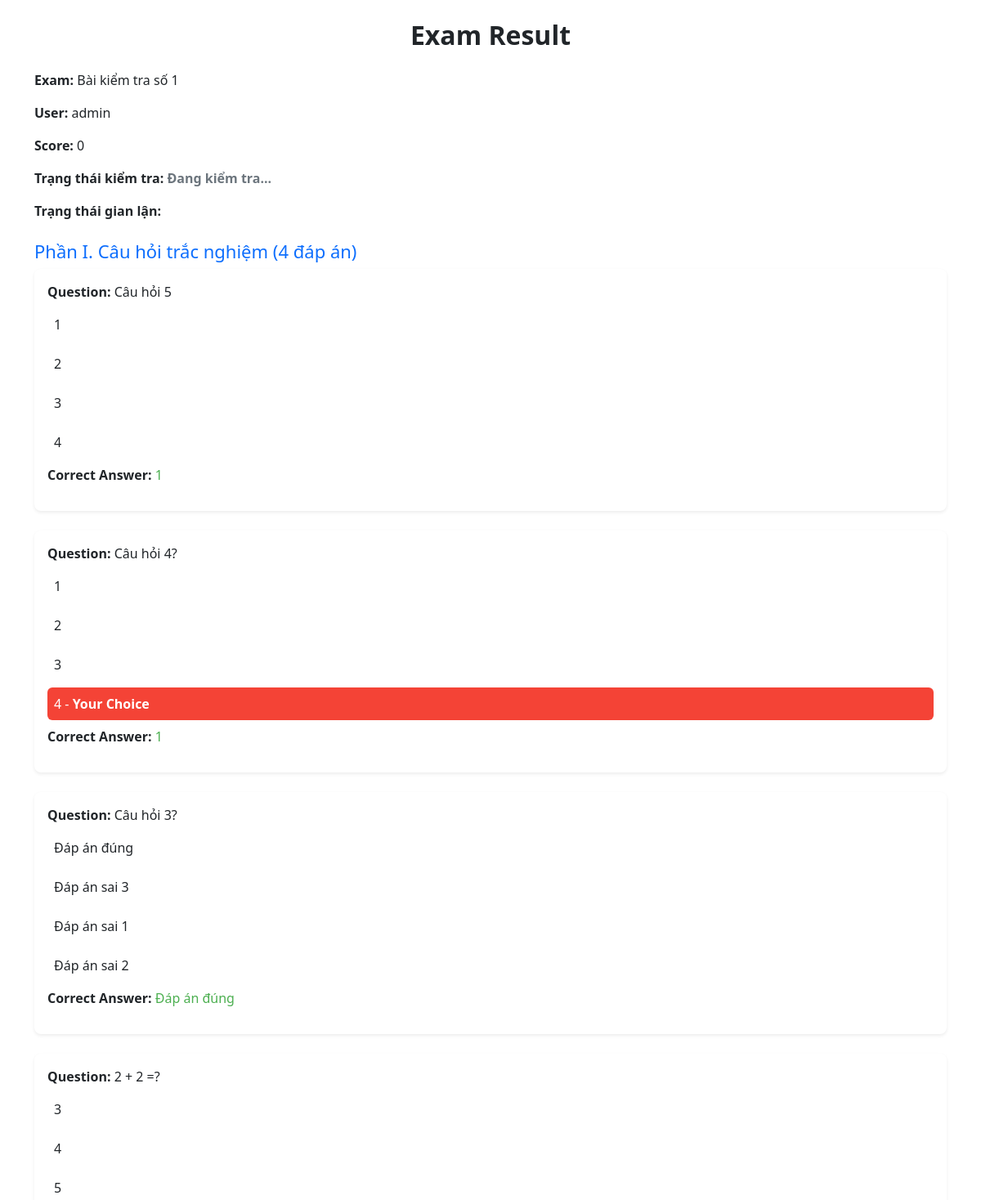
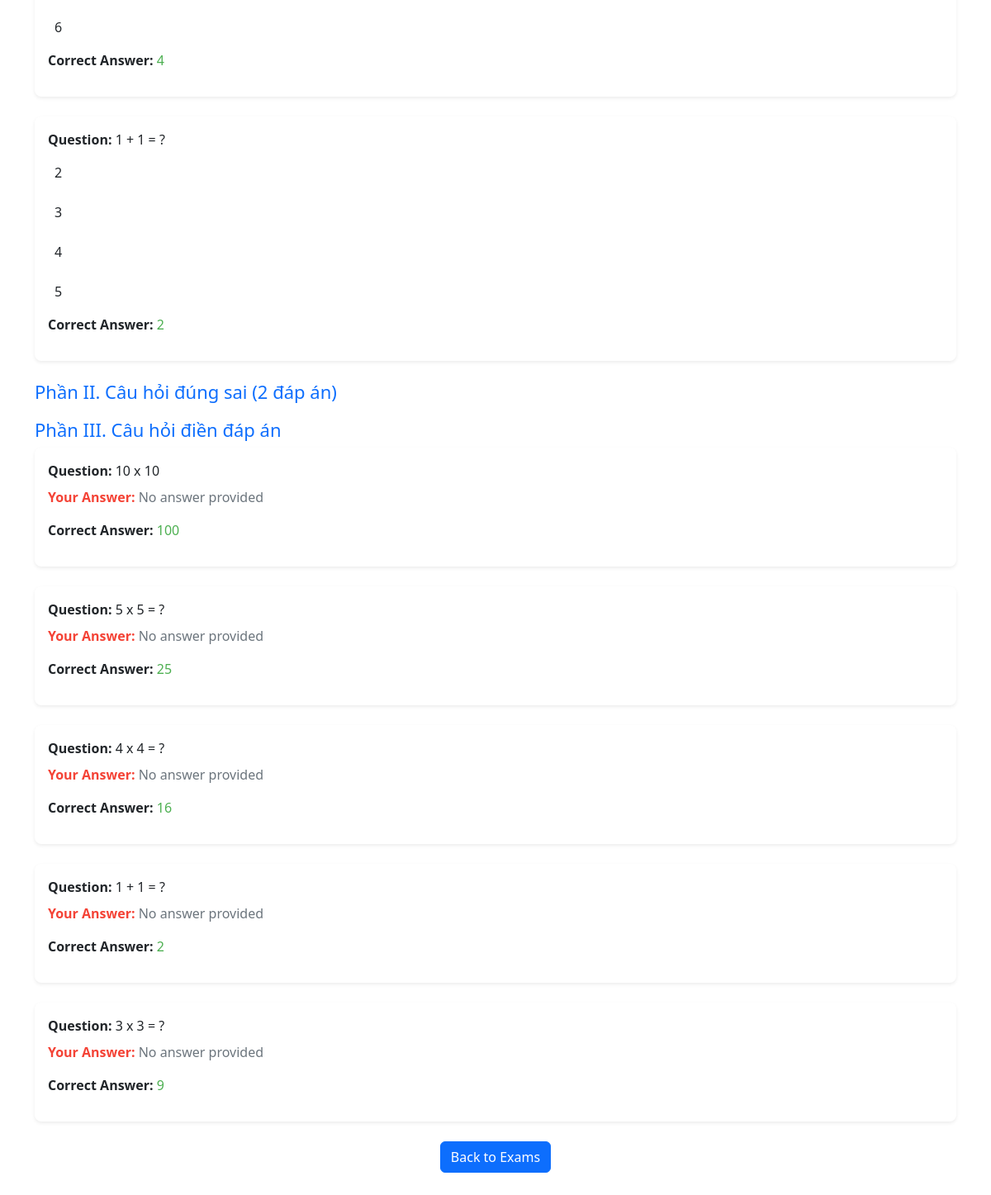
Page /result/44 (signed in) on the committed database (2 pictures, top to bottom).
### quiz/models/quiz.py (models this page shows, shortened)
class CommonAbstract(models.Model):
    created_at = models.DateTimeField(editable=False, null=True, blank=True, verbose_name='Thời điểm tạo')
    updated_at = models.DateTimeField(auto_now_add=True, verbose_name='Thời điểm cập nhật')
    class Meta:
        ordering = ('-created_at',)
        abstract = True

class Result(CommonAbstract):
    id = models.AutoField(auto_created=True, primary_key=True, serialize=False, verbose_name='ID')
    user = models.ForeignKey(CustomUser, on_delete=models.SET_NULL, null=True, verbose_name='Người thực hiện')
    exam = models.ForeignKey(Exam, on_delete=models.SET_NULL, null=True, verbose_name='Bài thi')
    score = models.IntegerField(default=0, verbose_name='Điểm số')
    is_cheat = models.BooleanField(default=False, verbose_name='Trạng thái gian lận')
    is_done = models.BooleanField(default=False, verbose_name='Kiểm tra gian lận hoàn thành')
    reason = models.CharField(max_length=255, default='', verbose_name='Lý do phát hiện gian lận')
    class Meta:
        ordering = ('-created_at',)
        verbose_name = 'Kết quả thi'
        verbose_name_plural = 'Kết quả thi'
        db_table = 'results'

class Exam(CommonAbstract):
    id = models.AutoField(auto_created=True, primary_key=True, serialize=False, verbose_name='ID')
    title = models.CharField(max_length=255, verbose_name='Tên bài kiểm tra')
    room_name = models.CharField(max_length=255, verbose_name='Tên phòng thi')
    start_time = models.DateTimeField(verbose_name='Thời gian bắt đầu')
    finish_time = models.DateTimeField(verbose_name='Thời gian kết thúc')
    time_todo = models.IntegerField(default=15, verbose_name='Thời gian làm bài (phút)')
    room_code = models.CharField(max_length=15, unique=True, verbose_name='Mã phòng thi')
    created_by = models.CharField(max_length=255, verbose_name='Người tạo')
    class Meta:
        ordering = ('-created_at',)
        verbose_name = 'QL Bài kiểm tra'
        verbose_name_plural = 'QL Bài kiểm tra'
        db_table = 'exams'

class ResultDetail(CommonAbstract):
    id = models.AutoField(auto_created=True, primary_key=True, serialize=False, verbose_name='ID')
    result = models.ForeignKey(Result, on_delete=models.CASCADE, verbose_name='Bài kiểm tra')
    question = models.ForeignKey(Question, on_delete=models.SET_NULL, null=True, verbose_name='Câu hỏi')
    answer = models.ForeignKey(Answer, on_delete=models.SET_NULL, null=True, verbose_name='Đáp án lựa chọn')
    is_correct = models.BooleanField(default=False, verbose_name='Kết quả (Đ/S)')
    class Meta:
        ordering = ('-created_at',)
        verbose_name = 'Kết quả câu hỏi'
        verbose_name_plural = 'Kết quả câu hỏi'
        db_table = 'result_details'

class Question(CommonAbstract):
    id = models.AutoField(auto_created=True, primary_key=True, serialize=False, verbose_name='ID')
    exam = models.ForeignKey(Exam, on_delete=models.CASCADE, verbose_name='Bài kiểm tra')
    question_text = models.CharField(max_length=255, verbose_name='Câu hỏi')
    class Meta:
        ordering = ('-created_at',)
        verbose_name = 'QL Câu hỏi'
        verbose_name_plural = 'QL Câu hỏi'
        db_table = 'questions'

class Answer(CommonAbstract):
    id = models.AutoField(auto_created=True, primary_key=True, serialize=False, verbose_name='ID')
    question = models.ForeignKey(Question, on_delete=models.CASCADE, verbose_name='Câu hỏi')
    answer_text = models.CharField(max_length=255, verbose_name='Câu trả lời')
    is_correct = models.BooleanField(default=False, verbose_name='Câu trả lời đúng')
    class Meta:
        ordering = ('-created_at',)
        verbose_name = 'QL Đáp án'
        verbose_name_plural = 'QL Đáp án'
        db_table = 'answers'

class ResultFill(CommonAbstract):
    id = models.AutoField(auto_created=True, primary_key=True, serialize=False, verbose_name='ID')
    result = models.ForeignKey(Result, on_delete=models.CASCADE, verbose_name='Bài kiểm tra', null=True)
    question = models.ForeignKey(QuestionFill, on_delete=models.SET_NULL, null=True, verbose_name='Câu hỏi')
    answer = models.CharField(max_length=255, verbose_name='Câu trả lời', default='')
    is_correct = models.BooleanField(default=False, verbose_name='Kết quả (Đ/S)')

class QuestionFill(CommonAbstract):
    id = models.AutoField(auto_created=True, primary_key=True, serialize=False, verbose_name='ID')
    exam = models.ForeignKey(Exam, on_delete=models.CASCADE, verbose_name='Bài kiểm tra', null=True)
    question_text = models.CharField(max_length=255, verbose_name='Câu hỏi', default='')
    answer = models.CharField(max_length=255, verbose_name='Đáp án đúng', default='')
    class Meta:
        ordering = ('-created_at',)
        verbose_name = 'Câu hỏi điền đáp án'
        verbose_name_plural = 'Câu hỏi điền đáp án'
        db_table = 'question_fill'

### quiz/models/custom_user.py (models this page shows, shortened)
class CustomUser(AbstractUser):
    ROLE = (
        ('student', 'student'),
        ('teacher', 'teacher'),
    )
    role = models.CharField(max_length=15, default='student', choices=ROLE)
    class Meta:
        verbose_name = 'Tài khoản'
        verbose_name_plural = 'Tài khoản'

### quiz/views/quiz.py (the view)
# urls.py: path('result/<pk>', result_view, name='result'),
@login_required(login_url='/login/')
def result_view(request, pk):
    try:
        result = Result.objects.get(pk=pk)
        result_details = ResultDetail.objects.filter(result=result)
        true_false_details = ResultTrueFalse.objects.filter(result=result)
        fill_details = ResultFill.objects.filter(result=result)
    except Result.DoesNotExist:
        raise Http404()
    return render(request, 'quiz/result.html', {
        'result': result,
        'result_details': result_details,
        'true_false_details': true_false_details,
        'fill_details': fill_details,
    })

### templates/quiz/result.html (shortened to what this page needs)
{% extends 'base.html' %}
{% load static %}
{% block content %}
<div class="container py-4">
    <h2 class="text-center text-dark fw-bold mb-4">Exam Result</h2>
    <div class="mb-4">
        <p><strong>Exam:</strong> {{ result.exam.title }}</p>
        <p><strong>User:</strong> {{ request.user.username }}</p>
        <p><strong>Score:</strong> {{ result.score }}</p>
        <p><strong>Trạng thái kiểm tra:</strong>
            <span id="status-check" class="fw-bold text-muted">Đang kiểm tra...</span>
        </p>
        <p><strong>Trạng thái gian lận:</strong>
        </p>
    </div>
    <h3 class="text-primary">Phần I. Câu hỏi trắc nghiệm (4 đáp án)</h3>
    <ul class="list-unstyled">
        {% for detail in result.resultdetail_set.all %}
            <li class="card mb-4 shadow-sm border-0">
                <div class="card-body">
                    <p class="card-title"><strong>Question:</strong> {{ detail.question.question_text }}</p>
                    <ul class="list-unstyled">
                        {% for answer in detail.question.answer_set.all %}
                            <li class="p-2 mb-2 rounded
                                {% if answer == detail.answer and detail.is_correct %} bg-warning
                                {% elif answer == detail.answer and not detail.is_correct %} bg-danger text-white
                                {% endif %}">
                                {{ answer.answer_text }}
                                {% if answer == detail.answer %}
                                    - <span class="fw-bold">Your Choice</span>
                                {% endif %}
                            </li>
                        {% endfor %}
                    </ul>
                    <p><strong>Correct Answer:</strong>
                        {% for answer in detail.question.answer_set.all %}
                            {% if answer.is_correct %}<span class="text-success">{{ answer.answer_text }}</span>{% endif %}
                        {% endfor %}
                    </p>
                </div>
            </li>
        {% endfor %}
    </ul>
    <h3 class="text-primary">Phần II. Câu hỏi đúng sai (2 đáp án)</h3>
    <h3 class="text-primary">Phần III. Câu hỏi điền đáp án</h3>
    <ul class="list-unstyled">
        {% for detail in fill_details %}
            <li class="card mb-4 shadow-sm border-0">
                <div class="card-body">
                    <p class="card-title"><strong>Question:</strong> {{ detail.question.question_text }}</p>
                    <p class="{% if detail.answer == detail.question.answer and detail.is_correct %} text-success {% else %} text-danger {% endif %}">
                        <strong>Your Answer:</strong>
                        {% if detail.answer %}
                            {{ detail.answer }}
                        {% else %}
                            <span class="text-muted">No answer provided</span>
                        {% endif %}
                    </p>
                    <p><strong>Correct Answer:</strong>
                        <span class="text-success">{{ detail.question.answer }}</span>
                    </p>
                </div>
            </li>
        {% endfor %}
    </ul>
    <div class="text-center">
        <a class="btn btn-primary mb-3" href="{% url 'index' %}">Back to Exams</a>
    </div>
</div>
{% endblock content %}

### templates/base.html (shortened to what this page needs)
<!DOCTYPE html>
{% load static %}
<html lang="en">
<head>
    <link rel="stylesheet" href="https://cdnjs.cloudflare.com/ajax/libs/font-awesome/6.6.0/css/all.min.css" />
    <link href="https://cdn.jsdelivr.net/npm/bootstrap@5.3.3/dist/css/bootstrap.min.css" rel="stylesheet">
    <link rel="stylesheet" href="{% static 'assets/css/base.css' %}">
</head>
<body>
    {% block content %}
    {% endblock content %}
</body>
</html>

### static/assets/css/base.css (style rules this page uses)
* { margin: 0; padding: 0; box-sizing: border-box; }
.log-reg-section form, p { width: 100%; }
ul { list-style: none; }

### templates/quiz/result.html (style rules this page uses)
.card { border-radius: 8px; transition: transform 0.3s ease, box-shadow 0.3s ease; }
.bg-danger { background-color: #f44336 !important; color: #fff; }
.text-success { color: #4caf50 !important; }
.text-danger { color: #f44336 !important; }
.text-center { text-align: center; }
.fw-bold { font-weight: bold; }
.text-muted { color: #6c757d !important; }
h3.text-primary { font-size: 22px; margin-top: 20px; color: #0d6efd !important; }

### rows in the picture
Result: exam "Bài kiểm tra số 1", score "0"
CustomUser: user.username "admin"
ResultDetail: question.question_text "Câu hỏi 5"
Answer: answer_text "1"
Answer: answer_text "2"
Answer: answer_text "3"
Answer: answer_text "4"
ResultDetail: question.question_text "Câu hỏi 4?"
Answer: answer_text "1"
Answer: answer_text "2"
Answer: answer_text "3"
Answer: answer_text "4", shows "Your Choice"
ResultDetail: question.question_text "Câu hỏi 3?"
Answer: answer_text "Đáp án đúng"
Answer: answer_text "Đáp án sai 3"
Answer: answer_text "Đáp án sai 1"
Answer: answer_text "Đáp án sai 2"
ResultDetail: question.question_text "2 + 2 =?"
Answer: answer_text "3"
Answer: answer_text "4"
Answer: answer_text "5"
Answer: answer_text "6"
ResultDetail: question.question_text "1 + 1 = ?"
Answer: answer_text "2"
Answer: answer_text "3"
Answer: answer_text "4"
Answer: answer_text "5"
ResultFill: question.question_text "10 x 10", answer "No answer provided", question.answer "100"
ResultFill: question.question_text "5 x 5 = ?", answer "No answer provided", question.answer "25"
ResultFill: question.question_text "4 x 4 = ?", answer "No answer provided", question.answer "16"
ResultFill: question.question_text "1 + 1 = ?", answer "No answer provided", question.answer "2"
ResultFill: question.question_text "3 x 3 = ?", answer "No answer provided", question.answer "9"
